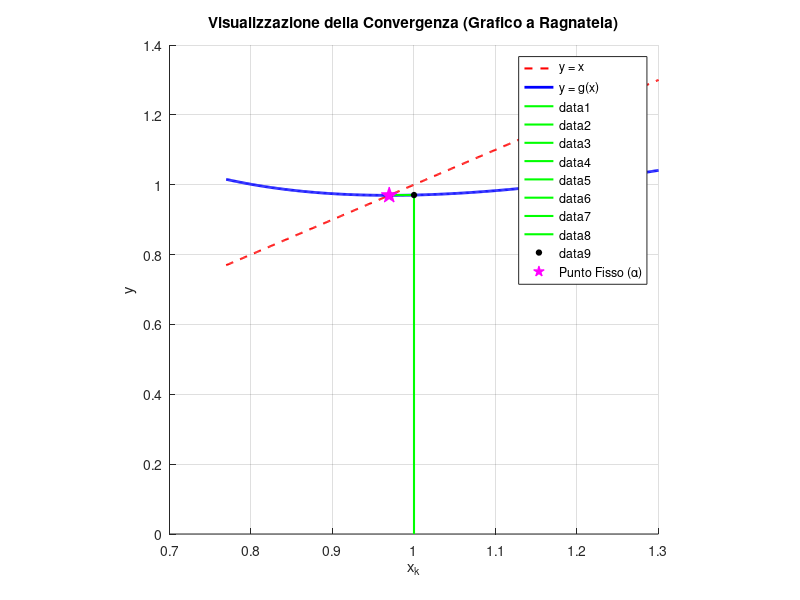

The MATLAB script that drew this image:
% =========================================================================
% METODO DEL PUNTO FISSO CON GRAFICO A RAGNATELA (COBWEB PLOT)
% =========================================================================
clear; clc; close all;
format long; % Imposta la visualizzazione interna di MATLAB ad alta precisione

% 1. DEFINIZIONE DELLA FUNZIONE g(x)
g = @(x) x - (x.^3 + log(x+2) - 2) ./ (3*x.^2 + 1./(x+2));

% 2. PARAMETRI DI INPUT
x0 = 1;           % Punto iniziale
tol = 1e-12;      % Tolleranza ad alta precisione
max_iter = 150;    % Numero massimo di iterazioni per il grafico

% 3. ALLOCAZIONE VETTORI PER MEMORIZZARE I PASSI
X = zeros(1, max_iter);
X(1) = x0;
iter = 0;
errore = Inf;

% =========================================================================
% 4. LOOP ITERATIVO (Sostituito con controllo di divergenza)
% =========================================================================
diverge = false; % Variabile bandiera (flag) per tracciare la divergenza

while (errore > tol) && (iter < max_iter-1)
    iter = iter + 1;
    prossimo_x = g(X(iter));
    
    % CONTROLLO DI SICUREZZA 1: Se il valore è Inf, NaN o sta esplodendo numericamente
    if isnan(prossimo_x) || isinf(prossimo_x) || abs(prossimo_x) > 1e10
        diverge = true;
        break; % Interrompe immediatamente il ciclo while
    end
    
    X(iter+1) = prossimo_x;
    
    % CONTROLLO DI SICUREZZA 2: se l'errore attuale è molto più grande 
    % del precedente, il metodo sta chiaramente scappando via (divergendo)
    nuovo_errore = abs(X(iter+1) - X(iter));
    if iter > 1 && nuovo_errore > errore * 10 
        diverge = true;
        errore = nuovo_errore;
        break;
    end
    
    errore = nuovo_errore;
end

% Tagliamo i vettori alle iterazioni effettivamente calcolate
X = X(1:iter+1);

% Stampa dei risultati nella Command Window (Mostra 12 cifre decimali)
fprintf('---------------------------------------------------\n');
if diverge
    warning('ATTENZIONE: Il metodo sta DIVERGENDO violentemente!');
    fprintf('Il calcolo è stato arrestato per evitare errori numerici alla iterazione %d.\n', iter);
elseif iter >= max_iter-1 && errore > tol
    warning('Il metodo non è giunto a convergenza nel numero massimo di iterazioni consentite.');
    fprintf('Ultimo valore calcolato: %1.12f (Errore rimasto: %1.2e)\n', X(end), errore);
else
    fprintf('Il metodo è CONVERSO con successo!\n');
    fprintf('Punto fisso trovato: %1.12f in %d iterazioni.\n', X(end), iter);
end
fprintf('---------------------------------------------------\n');

% =========================================================================
% 5. PARTE GRAFICA
% =========================================================================
figure('Name', 'Analisi di Convergenza - Punto Fisso', 'NumberTitle', 'off');
hold on; grid on;

% Definiamo un intervallo di assi appropriato intorno allo zero trovato% Definiamo un intervallo di assi appropriato intorno allo zero trovato
xmin = max(min(X) - 0.2, 0.1); % Impedisce al grafico di andare nella zona negativa pericolosa
xmax = max(X) + 0.3;
x_plot = linspace(xmin, xmax, 500);

% Disegno la bisettrice y = x (in rosso tratteggiato)
plot(x_plot, x_plot, 'r--', 'LineWidth', 1.5, 'DisplayName', 'y = x');

% Disegno la curva y = g(x) (in blu)
plot(x_plot, g(x_plot), 'b-', 'LineWidth', 2, 'DisplayName', 'y = g(x)');

% Disegno l'andamento iterativo (La Ragnatela)
for k = 1:iter
    % Segmento verticale: da (x_k, x_k) a (x_k, x_k+1) cioè su y=g(x)
    if k == 1
        plot([X(k), X(k)], [0, X(k+1)], 'g-', 'LineWidth', 1.5); 
    else
        plot([X(k), X(k)], [X(k), X(k+1)], 'g-', 'LineWidth', 1.5);
    end
    pause(0.3); % Pausa per vedere l'animazione del grafico!
    
    % Segmento orizzontale: da (x_k, x_k+1) a (x_k+1, x_k+1) cioè sulla bisettrice
    plot([X(k), X(k+1)], [X(k+1), X(k+1)], 'g-', 'LineWidth', 1.5);
    pause(0.3);
end

% Evidenzio i punti di scatto con dei pallini neri
plot(X(1:end-1), X(2:end), 'ko', 'MarkerFaceColor', 'k', 'MarkerSize', 4);

% Evidenzio il punto fisso finale con una stella magica
plot(X(end), X(end), 'mp', 'MarkerFaceColor', 'm', 'MarkerSize', 12, 'DisplayName', 'Punto Fisso (\alpha)');

% Abbellimenti del grafico
xlabel('x_k');
ylabel('y');
title('Visualizzazione della Convergenza (Grafico a Ragnatela)');
legend('Location', 'best');
axis square;
hold off;
